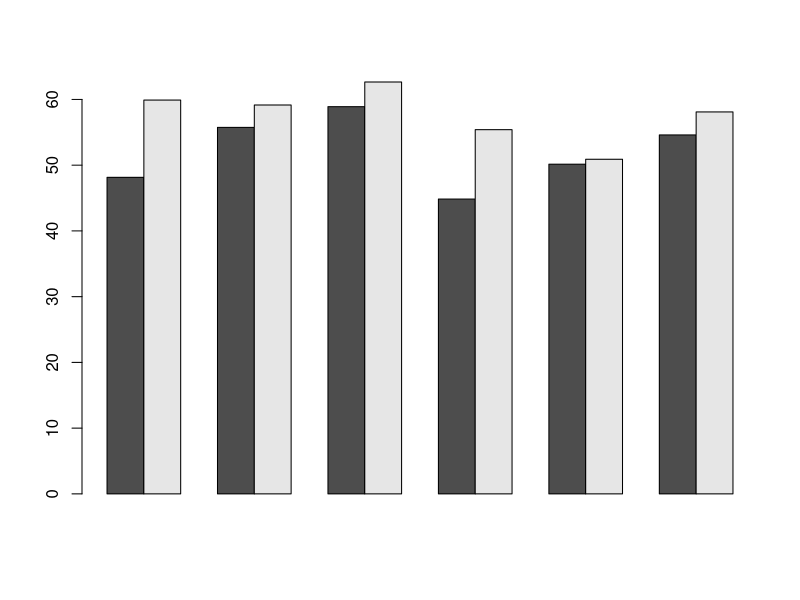

R code for this plot:

## EXERCISE 4A
my.data = npk; my.data
my.data$yield = NULL
my.vec = c(0,0,0,0,0,0,0,0,0,0,0,0,0,0,0,0,0,0,0,0,0,0,0,0)
my.data$N = my.vec
my.data$P = my.vec
my.data$K = my.vec
my.data
for (i in 1:6) {
  nitr = sample.int(4,2); nitr
  phoss = sample.int(4,2); phoss 
  k = sample.int(4,2); k
  
  nitr = nitr + (4 * (i-1)); nitr
  phoss = phoss + (4 * (i-1)); phoss
  k = k + (4 * (i-1));k
  my.data$N[nitr] = 1; my.data$N[nitr]
  my.data$P[phoss] = 1;
  my.data$K[k] = 1;
  
}
# randomized soil additives per block
my.data

##  EXERCISE 4B
nitr = numeric(6)
nonitr = numeric(6)
for (i in 1:6){
  
  for (j in 0:1){
    cat("block", i, "N", j)
    mean = mean(npk[npk$block == i & npk$N == j,]$yield) 
    print(mean)
    
    if (j == 0){
      nonitr[i] = mean
    }
    else{
      nitr[i] = mean
    }
    
    
  }
}
nitr
nonitr
blocks = seq(1:6)
test = rbind(nonitr,nitr)
barplot(test,beside=T)


## EXERCISE 4C
npk$block = as.factor(npk$block)
npk$N = as.factor(npk$N)

df = npk[c("yield","block","N")]; df

# two way anova
twoway = lm(yield~block*N,data=df)
anova(twoway)
summary(twoway)
confint(twoway)

# friedman test?


